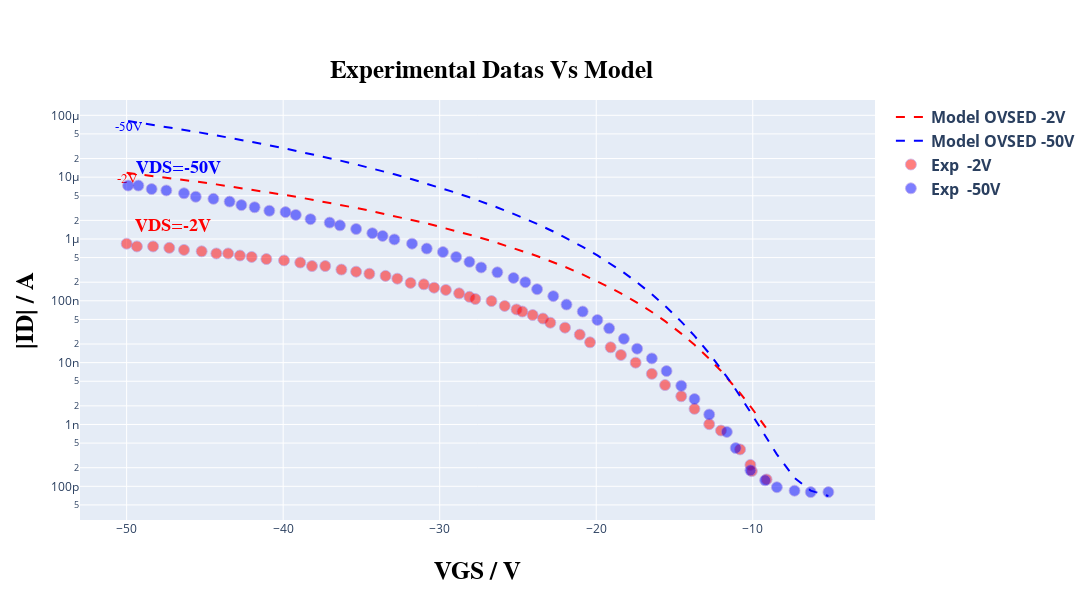
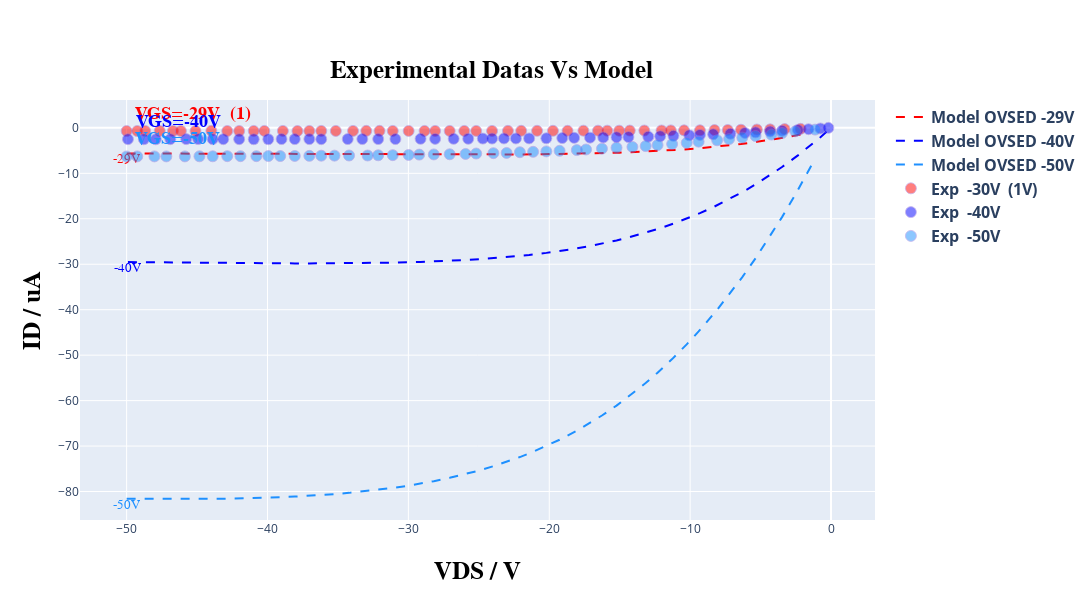

These figures' notebook cell, in order:
### Code cell
# @title ##### ***GRAFICS PLOT OPTION:*** { run: "auto" }
option = 'show both curves' # @param ["Show Transfer curve", "Show output curve", "show both curves"]

plot = initialize_graphics_plot(settings['image_size_width'], settings['image_size_height'])
model = instance_model(read, TFTModel, n_points, type_curve_plot, load_parameters, input_voltage, Vv, load_idleak, width_t, count_transfer, tp_tst, settings['experimental_data_scale_transfer'], settings['current_typic'], resistance, current)
in_model_data, in_exp_data, out_model_data, out_exp_data = load_experimental_data(read, count_transfer, Vv, Id, model, count_output)
plot_curves(option, plot, list_tension, list_tension_shift, count_transfer, in_model_data, out_model_data, in_exp_data, out_exp_data, shift_list, settings['select_files'], settings['current_typic'], type_curve_plot)
read.compute_relative_distance(Id, model)

### Figure 1 — Plotly figure (JSON) as saved in the notebook; plotly's stock layout.template omitted (floating-point values rounded to 4 significant figures)
{"data": [{"line": {"color": "rgb(255, 0, 0)", "dash": "dash"}, "mode": "lines+text", "name": "<b>Model OVSED<b> <b>-2V<b>", "text": ["-2V"], "textfont": {"color": "rgb(255, 0, 0)", "family": "Times New Roman", "size": 13}, "textposition": "bottom center", "type": "scatter", "x": [-50, -49.34, -48.31, -47.27, -46.33, -45.21, -44.27, -43.52, -42.76, -42.01, -41.07, -39.94, -38.91, -38.16, -37.31, -36.28, -35.34, -34.49, -33.46, -32.71, -31.86, -31.02, -30.36, -29.61, -28.76, -28.1, -27.73, -26.69, -25.85, -25.09, -24.72, -24.06, -23.4, -22.93, -21.99, -21.05, -20.39, -19.08, -18.42, -17.48, -16.45, -15.6, -14.57, -13.72, -12.78, -12.03, -10.81, -10.15, -10.06, -9.117], "y": [1.177e-05, 1.124e-05, 1.045e-05, 9.683e-06, 9.015e-06, 8.249e-06, 7.64e-06, 7.172e-06, 6.721e-06, 6.287e-06, 5.769e-06, 5.183e-06, 4.679e-06, 4.333e-06, 3.963e-06, 3.538e-06, 3.179e-06, 2.876e-06, 2.532e-06, 2.299e-06, 2.055e-06, 1.829e-06, 1.664e-06, 1.489e-06, 1.307e-06, 1.176e-06, 1.105e-06, 9.259e-07, 7.947e-07, 6.891e-07, 6.401e-07, 5.602e-07, 4.874e-07, 4.396e-07, 3.538e-07, 2.804e-07, 2.358e-07, 1.62e-07, 1.32e-07, 9.643e-08, 6.594e-08, 4.683e-08, 2.95e-08, 1.939e-08, 1.158e-08, 7.347e-09, 3.215e-09, 1.967e-09, 1.829e-09, 8.565e-10]}, {"line": {"color": "rgb(0, 0, 255)", "dash": "dash"}, "mode": "lines+text", "name": "<b>Model OVSED<b> <b>-50V<b>", "text": ["-50V"], "textfont": {"color": "rgb(0, 0, 255)", "family": "Times New Roman", "size": 13}, "textposition": "bottom center", "type": "scatter", "x": [-49.91, -49.25, -48.4, -47.46, -46.33, -45.58, -44.45, -43.42, -42.67, -41.82, -40.88, -39.85, -39.19, -38.25, -37.03, -36.37, -35.34, -34.3, -33.65, -32.89, -31.77, -30.83, -29.79, -28.95, -28.1, -27.35, -26.32, -25.28, -24.53, -23.78, -22.74, -21.9, -20.86, -19.92, -19.17, -18.23, -17.39, -16.45, -15.51, -14.57, -13.72, -12.78, -11.65, -11.09, -10.15, -9.211, -8.459, -7.331, -6.297, -5.169], "y": [8.093e-05, 7.639e-05, 7.081e-05, 6.493e-05, 5.832e-05, 5.418e-05, 4.835e-05, 4.34e-05, 4.003e-05, 3.646e-05, 3.275e-05, 2.899e-05, 2.676e-05, 2.379e-05, 2.028e-05, 1.856e-05, 1.606e-05, 1.381e-05, 1.25e-05, 1.111e-05, 9.246e-06, 7.874e-06, 6.54e-06, 5.578e-06, 4.722e-06, 4.046e-06, 3.235e-06, 2.549e-06, 2.123e-06, 1.751e-06, 1.322e-06, 1.033e-06, 7.471e-07, 5.43e-07, 4.127e-07, 2.85e-07, 1.984e-07, 1.278e-07, 7.868e-08, 4.604e-08, 2.706e-08, 1.411e-08, 5.9e-09, 3.674e-09, 1.586e-09, 6.573e-10, 3.284e-10, 1.367e-10, 8.507e-11, 6.966e-11]}, {"marker": {"color": "rgb(255, 0, 0)", "line": {"color": "MediumPurple", "width": 0.8}, "opacity": 0.5, "size": 11}, "mode": "markers+text", "name": "<b>Exp <b> <b>-2V<b>", "text": ["<b>VDS<b>=-2V"], "textfont": {"color": "rgb(255, 0, 0)", "family": "Times New Roman", "size": 18}, "textposition": "top right", "type": "scatter", "x": [-50, -49.34, -48.31, -47.27, -46.33, -45.21, -44.27, -43.52, -42.76, -42.01, -41.07, -39.94, -38.91, -38.16, -37.31, -36.28, -35.34, -34.49, -33.46, -32.71, -31.86, -31.02, -30.36, -29.61, -28.76, -28.1, -27.73, -26.69, -25.85, -25.09, -24.72, -24.06, -23.4, -22.93, -21.99, -21.05, -20.39, -19.08, -18.42, -17.48, -16.45, -15.6, -14.57, -13.72, -12.78, -12.03, -10.81, -10.15, -10.06, -9.117], "y": [8.4e-07, 7.57e-07, 7.57e-07, 7.19e-07, 6.65e-07, 6.31e-07, 5.83e-07, 5.83e-07, 5.4e-07, 5.12e-07, 4.74e-07, 4.5e-07, 4.16e-07, 3.65e-07, 3.65e-07, 3.2e-07, 2.96e-07, 2.74e-07, 2.53e-07, 2.28e-07, 1.95e-07, 1.85e-07, 1.63e-07, 1.5e-07, 1.32e-07, 1.16e-07, 1.07e-07, 9.91e-08, 8.26e-08, 7.25e-08, 6.71e-08, 5.89e-08, 5.17e-08, 4.42e-08, 3.68e-08, 2.84e-08, 2.13e-08, 1.77e-08, 1.33e-08, 1e-08, 6.59e-09, 4.34e-09, 2.86e-09, 1.79e-09, 1.01e-09, 7.98e-10, 3.95e-10, 2.22e-10, 1.76e-10, 1.29e-10]}, {"marker": {"color": "rgb(0, 0, 255)", "line": {"color": "MediumPurple", "width": 0.8}, "opacity": 0.5, "size": 11}, "mode": "markers+text", "name": "<b>Exp <b> <b>-50V<b>", "text": ["<b>VDS<b>=-50V"], "textfont": {"color": "rgb(0, 0, 255)", "family": "Times New Roman", "size": 18}, "textposition": "top right", "type": "scatter", "x": [-49.91, -49.25, -48.4, -47.46, -46.33, -45.58, -44.45, -43.42, -42.67, -41.82, -40.88, -39.85, -39.19, -38.25, -37.03, -36.37, -35.34, -34.3, -33.65, -32.89, -31.77, -30.83, -29.79, -28.95, -28.1, -27.35, -26.32, -25.28, -24.53, -23.78, -22.74, -21.9, -20.86, -19.92, -19.17, -18.23, -17.39, -16.45, -15.51, -14.57, -13.72, -12.78, -11.65, -11.09, -10.15, -9.211, -8.459, -7.331, -6.297, -5.169], "y": [7.31e-06, 7.31e-06, 6.42e-06, 6.09e-06, 5.49e-06, 4.82e-06, 4.46e-06, 4.02e-06, 3.53e-06, 3.26e-06, 2.86e-06, 2.72e-06, 2.45e-06, 2.09e-06, 1.84e-06, 1.66e-06, 1.45e-06, 1.24e-06, 1.12e-06, 9.83e-07, 8.4e-07, 7e-07, 6.15e-07, 5.12e-07, 4.27e-07, 3.46e-07, 2.89e-07, 2.34e-07, 2e-07, 1.54e-07, 1.19e-07, 8.7e-08, 6.71e-08, 4.9e-08, 3.59e-08, 2.43e-08, 1.68e-08, 1.17e-08, 7.31e-09, 4.23e-09, 2.58e-09, 1.45e-09, 7.57e-10, 4.16e-10, 1.81e-10, 1.25e-10, 9.66e-11, 8.48e-11, 8.05e-11, 8.05e-11]}], "layout": {"height": 600, "legend": {"font": {"size": 16}}, "title": {"font": {"color": "black", "family": "Overpass", "size": 25}, "text": "<b>Experimental Datas Vs Model<b>", "x": 0.45, "y": 0.9}, "width": 1100, "xaxis": {"title": {"font": {"color": "black", "family": "Overpass", "size": 25}, "standoff": 25, "text": "<b>VGS / V<b>"}}, "yaxis": {"title": {"font": {"color": "black", "family": "Overpass", "size": 25}, "standoff": 10, "text": "<b>|ID| / A<b>"}, "type": "log"}}}

### Figure 2 — Plotly figure (JSON) as saved in the notebook; plotly's stock layout.template omitted (floating-point values rounded to 4 significant figures)
{"data": [{"line": {"color": "rgb(255, 0, 0)", "dash": "dash"}, "mode": "lines+text", "name": "<b>Model OVSED<b> <b>-29V<b>", "text": ["-29V"], "textfont": {"color": "rgb(255, 0, 0)", "family": "Times New Roman", "size": 13}, "textposition": "bottom center", "type": "scatter", "x": [-50, -49.25, -48.68, -47.65, -46.71, -46.15, -45.11, -43.98, -42.86, -42.01, -40.98, -40.23, -38.91, -37.88, -37.03, -36.18, -35.15, -33.93, -32.99, -32.05, -31.11, -29.98, -28.85, -28.1, -27.07, -26.03, -25.19, -24.06, -22.93, -21.99, -20.86, -19.74, -18.7, -17.58, -16.54, -15.88, -15.04, -14.29, -13.25, -12.03, -11.37, -10.43, -9.305, -8.271, -7.331, -6.391, -5.263, -4.323, -3.289, -2.162], "y": [-5.634, -5.644, -5.652, -5.665, -5.678, -5.685, -5.699, -5.714, -5.728, -5.739, -5.752, -5.762, -5.779, -5.791, -5.801, -5.811, -5.823, -5.836, -5.846, -5.855, -5.863, -5.871, -5.877, -5.88, -5.882, -5.882, -5.879, -5.871, -5.857, -5.841, -5.813, -5.776, -5.731, -5.669, -5.597, -5.543, -5.463, -5.38, -5.247, -5.056, -4.936, -4.742, -4.471, -4.181, -3.88, -3.54, -3.076, -2.641, -2.107, -1.456]}, {"line": {"color": "rgb(0, 0, 255)", "dash": "dash"}, "mode": "lines+text", "name": "<b>Model OVSED<b> <b>-40V<b>", "text": ["-40V"], "textfont": {"color": "rgb(0, 0, 255)", "family": "Times New Roman", "size": 13}, "textposition": "bottom center", "type": "scatter", "x": [-49.91, -48.78, -47.93, -46.9, -45.77, -44.92, -43.89, -43.14, -42.01, -40.98, -39.94, -39.0, -38.06, -37.03, -36.18, -34.3, -33.27, -32.14, -30.92, -29.14, -28.1, -26.79, -25.75, -24.72, -24.06, -23.21, -22.37, -21.43, -20.21, -19.08, -18.23, -17.11, -16.17, -15.23, -14.38, -12.97, -12.12, -11.18, -10.06, -9.305, -8.365, -7.143, -6.109, -5.357, -4.323, -3.477, -2.35, -1.598, -0.7519, -0.188], "y": [-29.52, -29.56, -29.59, -29.63, -29.66, -29.69, -29.72, -29.74, -29.76, -29.79, -29.8, -29.81, -29.82, -29.82, -29.81, -29.78, -29.75, -29.7, -29.63, -29.49, -29.38, -29.2, -29.03, -28.83, -28.69, -28.48, -28.24, -27.95, -27.5, -27.02, -26.61, -25.99, -25.41, -24.76, -24.11, -22.9, -22.07, -21.07, -19.74, -18.77, -17.45, -15.57, -13.81, -12.44, -10.41, -8.619, -6.051, -4.22, -2.042, -0.5201]}, {"line": {"color": "rgb(30, 144, 255)", "dash": "dash"}, "mode": "lines+text", "name": "<b>Model OVSED<b> <b>-50V<b>", "text": ["-50V"], "textfont": {"color": "rgb(30, 144, 255)", "family": "Times New Roman", "size": 13}, "textposition": "bottom center", "type": "scatter", "x": [-50, -49.25, -48.03, -47.18, -45.86, -44.83, -43.89, -42.86, -41.92, -40.79, -39.94, -39.1, -38.06, -37.03, -36.18, -35.24, -34.21, -32.89, -32.14, -31.11, -29.98, -29.23, -28.2, -27.07, -25.94, -25.19, -23.97, -23.03, -22.09, -21.15, -20.21, -19.27, -18.05, -17.39, -16.26, -15.23, -14.1, -13.16, -12.31, -11.28, -10.24, -9.398, -8.083, -7.237, -6.297, -5.357, -4.229, -3.477, -2.538, -1.128], "y": [-81.6, -81.62, -81.64, -81.65, -81.65, -81.63, -81.61, -81.57, -81.51, -81.43, -81.35, -81.25, -81.11, -80.94, -80.78, -80.57, -80.3, -79.9, -79.63, -79.22, -78.7, -78.32, -77.72, -76.99, -76.16, -75.54, -74.43, -73.48, -72.42, -71.26, -70.0, -68.61, -66.62, -65.45, -63.28, -61.1, -58.5, -56.14, -53.86, -50.86, -47.63, -44.79, -40.02, -36.72, -32.83, -28.69, -23.38, -19.64, -14.71, -6.796]}, {"marker": {"color": "rgb(255, 0, 0)", "line": {"color": "MediumPurple", "width": 0.8}, "opacity": 0.5, "size": 11}, "mode": "markers+text", "name": "<b>Exp <b> <b>-30V<b> <b> (1V)<b>", "text": ["<b>VGS<b>=-29V  (1)"], "textfont": {"color": "rgb(255, 0, 0)", "family": "Times New Roman", "size": 18}, "textposition": "top right", "type": "scatter", "x": [-50, -49.25, -48.68, -47.65, -46.71, -46.15, -45.11, -43.98, -42.86, -42.01, -40.98, -40.23, -38.91, -37.88, -37.03, -36.18, -35.15, -33.93, -32.99, -32.05, -31.11, -29.98, -28.85, -28.1, -27.07, -26.03, -25.19, -24.06, -22.93, -21.99, -20.86, -19.74, -18.7, -17.58, -16.54, -15.88, -15.04, -14.29, -13.25, -12.03, -11.37, -10.43, -9.305, -8.271, -7.331, -6.391, -5.263, -4.323, -3.289, -2.162], "y": [-0.6842, -0.6842, -0.6711, -0.6711, -0.6842, -0.6842, -0.6842, -0.6579, -0.6842, -0.6842, -0.6711, -0.6711, -0.6711, -0.6842, -0.6711, -0.6711, -0.6711, -0.6711, -0.6579, -0.6579, -0.6711, -0.6711, -0.6711, -0.6711, -0.6711, -0.6711, -0.6711, -0.6711, -0.6579, -0.6447, -0.6447, -0.6447, -0.6447, -0.6184, -0.6184, -0.6184, -0.6184, -0.5921, -0.5789, -0.5789, -0.5526, -0.5395, -0.5263, -0.4737, -0.4605, -0.4079, -0.3553, -0.3289, -0.2632, -0.2105]}, {"marker": {"color": "rgb(0, 0, 255)", "line": {"color": "MediumPurple", "width": 0.8}, "opacity": 0.5, "size": 11}, "mode": "markers+text", "name": "<b>Exp <b> <b>-40V<b>", "text": ["<b>VGS<b>=-40V"], "textfont": {"color": "rgb(0, 0, 255)", "family": "Times New Roman", "size": 18}, "textposition": "top right", "type": "scatter", "x": [-49.91, -48.78, -47.93, -46.9, -45.77, -44.92, -43.89, -43.14, -42.01, -40.98, -39.94, -39.0, -38.06, -37.03, -36.18, -34.3, -33.27, -32.14, -30.92, -29.14, -28.1, -26.79, -25.75, -24.72, -24.06, -23.21, -22.37, -21.43, -20.21, -19.08, -18.23, -17.11, -16.17, -15.23, -14.38, -12.97, -12.12, -11.18, -10.06, -9.305, -8.365, -7.143, -6.109, -5.357, -4.323, -3.477, -2.35, -1.598, -0.7519, -0.188], "y": [-2.487, -2.5, -2.513, -2.487, -2.474, -2.474, -2.487, -2.487, -2.487, -2.5, -2.5, -2.461, -2.474, -2.474, -2.487, -2.461, -2.461, -2.461, -2.461, -2.408, -2.421, -2.408, -2.395, -2.355, -2.355, -2.329, -2.329, -2.316, -2.289, -2.237, -2.197, -2.158, -2.105, -2.053, -2.013, -1.934, -1.842, -1.75, -1.632, -1.553, -1.408, -1.289, -1.118, -0.9868, -0.7895, -0.6316, -0.4474, -0.2895, -0.1316, 0]}, {"marker": {"color": "rgb(30, 144, 255)", "line": {"color": "MediumPurple", "width": 0.8}, "opacity": 0.5, "size": 11}, "mode": "markers+text", "name": "<b>Exp <b> <b>-50V<b>", "text": ["<b>VGS<b>=-50V"], "textfont": {"color": "rgb(30, 144, 255)", "family": "Times New Roman", "size": 18}, "textposition": "top right", "type": "scatter", "x": [-50, -49.25, -48.03, -47.18, -45.86, -44.83, -43.89, -42.86, -41.92, -40.79, -39.94, -39.1, -38.06, -37.03, -36.18, -35.24, -34.21, -32.89, -32.14, -31.11, -29.98, -29.23, -28.2, -27.07, -25.94, -25.19, -23.97, -23.03, -22.09, -21.15, -20.21, -19.27, -18.05, -17.39, -16.26, -15.23, -14.1, -13.16, -12.31, -11.28, -10.24, -9.398, -8.083, -7.237, -6.297, -5.357, -4.229, -3.477, -2.538, -1.128], "y": [-6.289, -6.276, -6.276, -6.276, -6.276, -6.25, -6.25, -6.224, -6.224, -6.224, -6.197, -6.197, -6.184, -6.158, -6.118, -6.105, -6.079, -6.079, -6.026, -6, -5.961, -5.882, -5.842, -5.803, -5.737, -5.645, -5.566, -5.513, -5.355, -5.263, -5.171, -5.039, -4.882, -4.75, -4.566, -4.368, -4.197, -4, -3.789, -3.553, -3.289, -3.026, -2.724, -2.461, -2.132, -1.789, -1.474, -1.132, -0.75, -0.3816]}], "layout": {"height": 600, "legend": {"font": {"size": 16}}, "title": {"font": {"color": "black", "family": "Overpass", "size": 25}, "text": "<b>Experimental Datas Vs Model<b>", "x": 0.45, "y": 0.9}, "width": 1100, "xaxis": {"title": {"font": {"color": "black", "family": "Overpass", "size": 25}, "standoff": 25, "text": "<b>VDS / V<b>"}}, "yaxis": {"title": {"font": {"color": "black", "family": "Overpass", "size": 25}, "standoff": 10, "text": "<b>ID / uA<b>"}, "type": "linear"}}}
